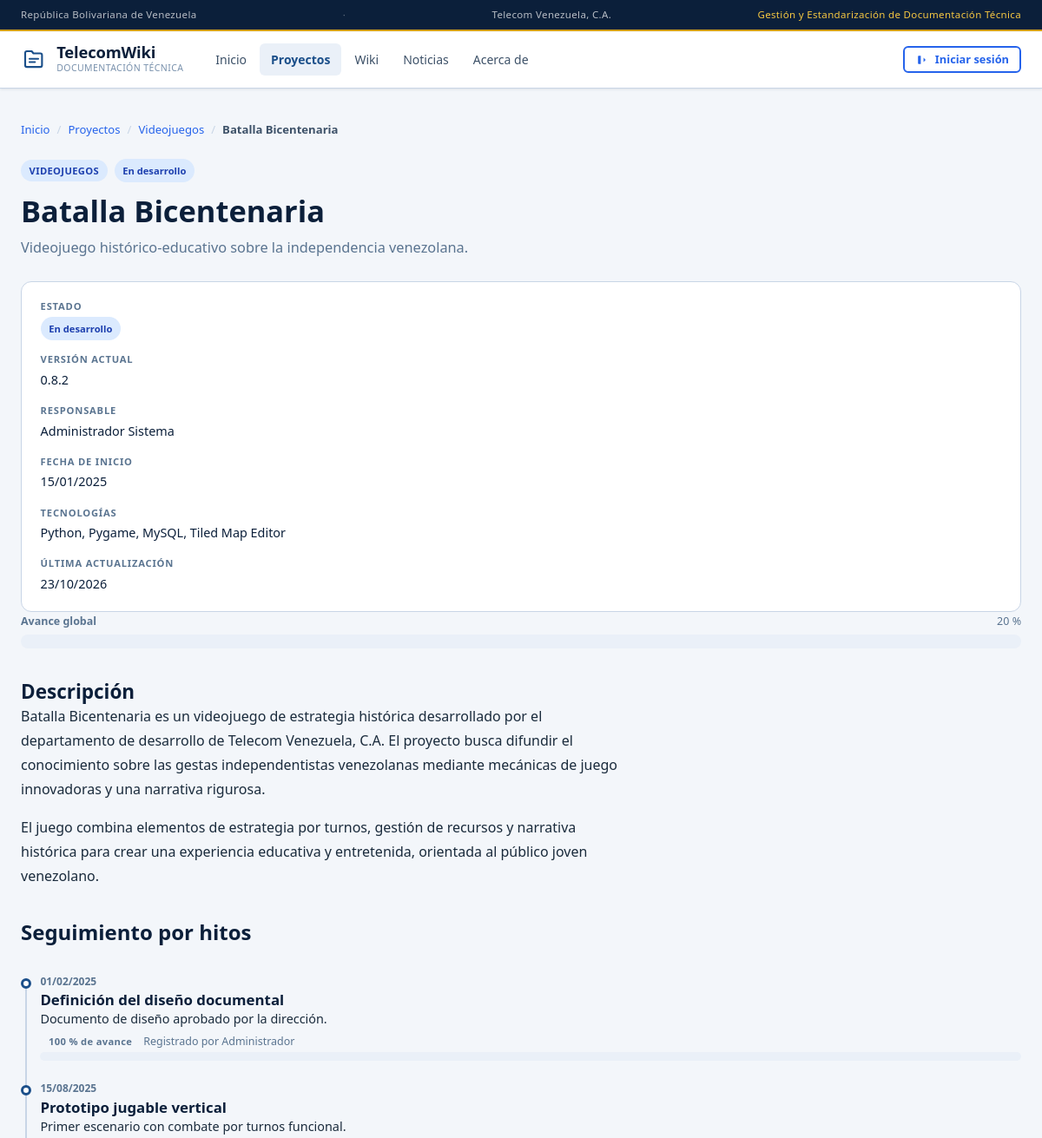
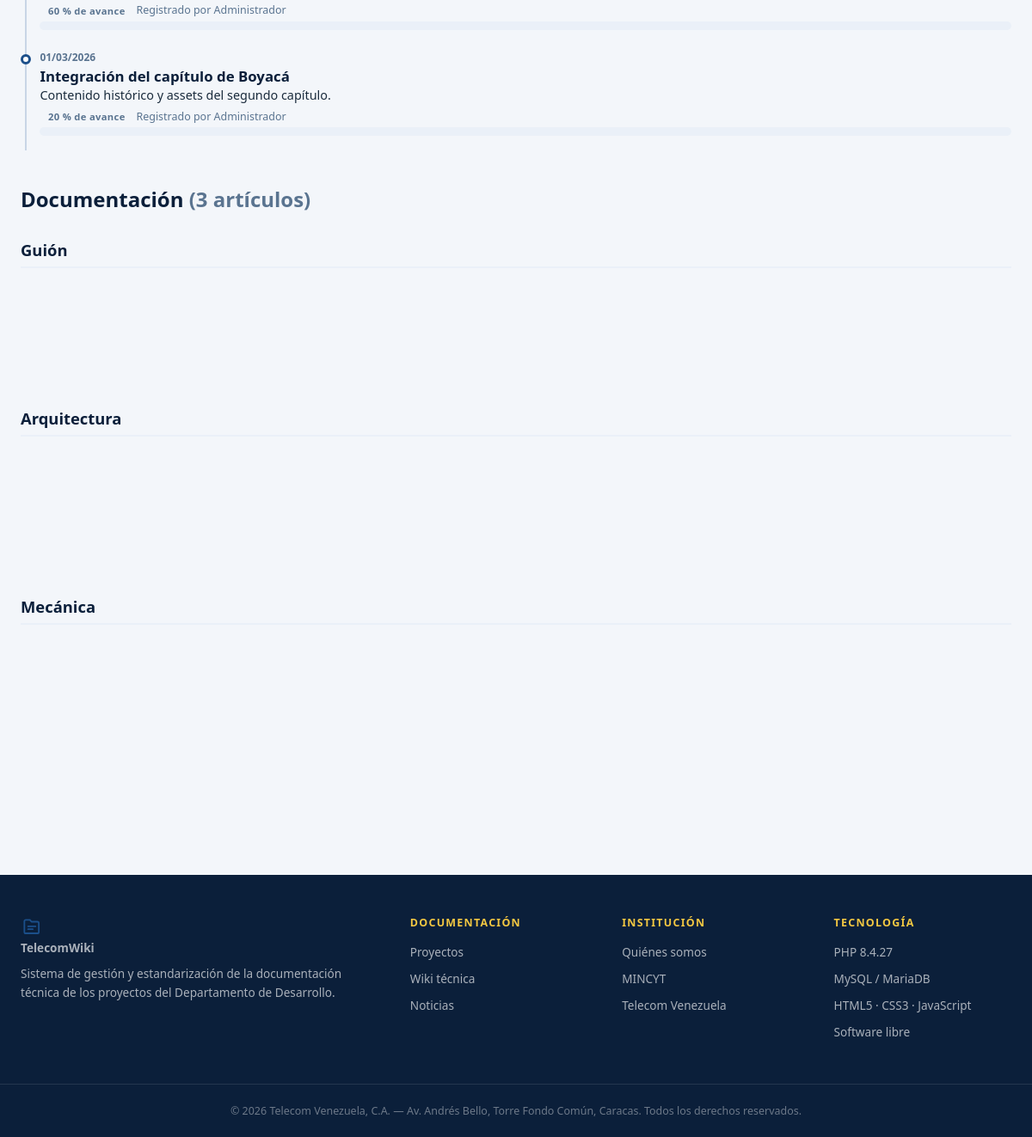
Page /frontend/proyecto.php?slug=batalla-bicentenaria on the committed database (2 pictures, top to bottom).
### tables this page shows
CREATE TABLE `proyectos` (
    `id`                  INT UNSIGNED NOT NULL AUTO_INCREMENT,
    `titulo`              VARCHAR(200)  NOT NULL,
    `slug`                VARCHAR(220)  NOT NULL,
    `categoria_id`        INT UNSIGNED  NOT NULL,
    `descripcion_corta`   VARCHAR(500)  NULL,
    `descripcion`         LONGTEXT      NULL,
    `tecnologias`         VARCHAR(300)  NULL,
    `version_actual`      VARCHAR(20)   NULL,
    `estado`              ENUM('activo','en_desarrollo','pausado','archivado') NOT NULL DEFAULT 'en_desarrollo',
    `responsable_id`      INT UNSIGNED  NULL,
    `fecha_inicio`        DATE          NULL,
    `fecha_actualizacion` DATETIME      NOT NULL DEFAULT CURRENT_TIMESTAMP ON UPDATE CURRENT_TIMESTAMP,
    `creado_en`           DATETIME      NOT NULL DEFAULT CURRENT_TIMESTAMP,
    PRIMARY KEY (`id`),
    UNIQUE KEY `uq_proyectos_slug` (`slug`),
    KEY `idx_proyectos_categoria` (`categoria_id`),
    KEY `idx_proyectos_estado` (`estado`,`creado_en`),
    KEY `idx_proyectos_responsable` (`responsable_id`),
    CONSTRAINT `fk_proyectos_categoria`   FOREIGN KEY (`categoria_id`)   REFERENCES `categorias`(`id`)     ON DELETE RESTRICT,
    CONSTRAINT `fk_proyectos_responsable` FOREIGN KEY (`responsable_id`) REFERENCES `usuarios`(`id`)      ON DELETE SET NULL
);

CREATE TABLE `categorias` (
    `id`          INT UNSIGNED NOT NULL AUTO_INCREMENT,
    `nombre`      VARCHAR(100) NOT NULL,
    `slug`        VARCHAR(120) NOT NULL,
    `descripcion` TEXT         NULL,
    `icono`       VARCHAR(50)  NOT NULL DEFAULT 'folder',
    `creado_en`   DATETIME     NOT NULL DEFAULT CURRENT_TIMESTAMP,
    PRIMARY KEY (`id`),
    UNIQUE KEY `uq_categorias_slug` (`slug`)
);

CREATE TABLE `usuarios` (
    `id`            INT UNSIGNED NOT NULL AUTO_INCREMENT,
    `nombre`        VARCHAR(100)  NOT NULL,
    `apellido`      VARCHAR(100)  NOT NULL,
    `usuario`       VARCHAR(50)   NOT NULL,
    `email`         VARCHAR(150)  NOT NULL,
    `password`      VARCHAR(255)  NOT NULL,
    `rol`           ENUM('lector','editor','supervisor','admin') NOT NULL DEFAULT 'lector',
    `activo`        TINYINT(1)    NOT NULL DEFAULT 1,
    `ultimo_acceso` DATETIME      NULL DEFAULT NULL,
    `creado_en`     DATETIME      NOT NULL DEFAULT CURRENT_TIMESTAMP,
    PRIMARY KEY (`id`),
    UNIQUE KEY `uq_usuarios_usuario` (`usuario`),
    UNIQUE KEY `uq_usuarios_email`   (`email`),
    KEY `idx_usuarios_rol_activo` (`rol`,`activo`)
);

CREATE TABLE `hitos` (
    `id`                INT UNSIGNED NOT NULL AUTO_INCREMENT,
    `proyecto_id`       INT UNSIGNED  NOT NULL,
    `titulo`            VARCHAR(200)  NOT NULL,
    `descripcion`       TEXT          NULL,
    `porcentaje_avance` TINYINT UNSIGNED NOT NULL DEFAULT 0,
    `fecha`             DATE          NOT NULL,
    `creado_por`        INT UNSIGNED  NULL,
    `creado_en`         DATETIME      NOT NULL DEFAULT CURRENT_TIMESTAMP,
    PRIMARY KEY (`id`),
    KEY `idx_hitos_proyecto_fecha` (`proyecto_id`,`fecha`),
    CONSTRAINT `fk_hitos_proyecto` FOREIGN KEY (`proyecto_id`) REFERENCES `proyectos`(`id`) ON DELETE CASCADE,
    CONSTRAINT `fk_hitos_autor`    FOREIGN KEY (`creado_por`)  REFERENCES `usuarios`(`id`)  ON DELETE SET NULL
);

### backend/lib/validate.php (called while the page is built, shortened)
<?php
require_once __DIR__ . '/helpers.php';
function entrada(array $origen, string $clave, int $maxLen = 300): string {
    $v = $origen[$clave] ?? '';
    $v = trim((string) $v);
    return mb_strlen($v) > $maxLen ? mb_substr($v, 0, $maxLen) : $v;
}
function saneaGET(string $clave, int $maxLen = 300): string {
    return entrada($_GET, $clave, $maxLen);
}

### backend/config/db.php (called while the page is built, shortened)
<?php
function getDB(): PDO {
    static $pdo = null;
    if ($pdo === null) {
        $dsn = 'mysql:host=' . DB_HOST . ';port=' . DB_PORT
             . ';dbname=' . DB_NAME . ';charset=utf8mb4';
        try {
            $pdo = new PDO($dsn, DB_USER, DB_PASS, [
                PDO::ATTR_ERRMODE            => PDO::ERRMODE_EXCEPTION,
                PDO::ATTR_DEFAULT_FETCH_MODE => PDO::FETCH_ASSOC,
                PDO::ATTR_EMULATE_PREPARES   => false,
            ]);
        } catch (PDOException $e) {
            error_log('[db.php] Error de conexión a MySQL: ' . $e->getMessage());
            http_response_code(503);
            die('<div>'
              . '<strong>El sitio no está disponible en este momento.</strong><br>'
              . '<small>Intenta nuevamente en unos minutos. Si el problema persiste, '
              . 'verificá que MySQL esté iniciado (XAMPP → pestaña MySQL) y que exista '
              . 'la base de datos <em>telecom_wiki</em>.</small></div>');
        }
    }
    return $pdo;
}
function dbUnica(string $sql, array $params = []) {
    $st = getDB()->prepare($sql);
    $st->execute($params);
    return $st->fetch();
}

### backend/lib/helpers.php (called while the page is built, shortened)
<?php
function e(?string $s): string {
    return htmlspecialchars($s ?? '', ENT_QUOTES | ENT_SUBSTITUTE, 'UTF-8');
}
function url(string $ruta = ''): string {
    return SITE_URL . '/' . ltrim($ruta, '/');
}
function fecha(?string $fecha, string $formato = 'd/m/Y'): string {
    $ts = strtotime($fecha);
    return $ts ? date($formato, $ts) : '—';
}
function etiquetaEstado(string $estado): string {
    $mapa = [
        'activo'      => 'Activo',
        'en_desarrollo' => 'En desarrollo',
        'pausado'     => 'Pausado',
        'archivado'   => 'Archivado',
        'borrador'    => 'Borrador',
        'pendiente'   => 'Pendiente',
        'publicada'   => 'Publicada',
        'rechazada'   => 'Rechazada',
    ];
    return $mapa[$estado] ?? ucfirst(str_replace('_', ' ', $estado));
}
function etiquetaTipoArticulo(string $tipo): string {
    $mapa = [
        'guion'        => 'Guión',
        'arquitectura' => 'Arquitectura',
        'mecanica'     => 'Mecánica',
        'personaje'    => 'Personaje',
        'nivel'        => 'Nivel',
        'tecnico'      => 'Técnico',
        'otro'         => 'Otro',
    ];
    return $mapa[$tipo] ?? ucfirst($tipo);
}

### backend/lib/sanitize.php (called while the page is built, shortened)
<?php
require_once __DIR__ . '/helpers.php';
function sanearHTML(?string $html): string {
    $html = trim($html);
    for ($i = 0; $i < 4; $i++) {
        $antes = $html;
        foreach (TAGS_ELIMINAR as $tag) {
            $html = preg_replace(
                '#<\s*' . $tag . '\b[^>]*>.*?<\s*/\s*' . $tag . '\s*>#is',
                '',
                $html
            );
            $html = preg_replace('#<\s*' . $tag . '\b[^>]*/?>#is', '', $html);
        }
        if ($html === $antes) {
            break;
        }
    }
    $permitidas = implode('|', TAGS_PERMITIDAS);
    $html = preg_replace_callback(
        '#<\s*/?\s*([a-zA-Z][a-zA-Z0-9]*)\b([^>]*)>#s',
        static function (array $m) use ($permitidas) {
            $tag = strtolower($m[1]);
            if (preg_match('#^(' . $permitidas . ')$#', $tag)) {
                return $m[0];
            }
            if (str_starts_with($m[0], '</')) {
                return $m[0];
            }
            if (preg_match('#\son[a-z]+\s*=#i', $m[2]) || stripos($m[2], 'style=') !== false) {
                return '';
            }
            return '';
        },
        $html
    );
    return filtrarDOM($html);
}
function filtrarDOM(string $html): string {
    $doc = new DOMDocument('1.0', 'UTF-8');
    $doc->loadHTML(
        '<?xml encoding="UTF-8"><div id="raiz-sanitizada">' . $html . '</div>',
        LIBXML_HTML_NOIMPLIED | LIBXML_HTML_NODEFDTD | LIBXML_NONET
    );
    $raiz = null;
    foreach ($doc->getElementsByTagName('div') as $el) {
        if ($el->getAttribute('id') === 'raiz-sanitizada') {
            $raiz = $el;
            break;
        }
    }
    $salida = '';
    if ($raiz->hasChildNodes()) {
        foreach (iterator_to_array($raiz->childNodes) as $hijo) {
            $salida .= $doc->saveHTML($hijo);
        }
    }
    return trim($salida);
}
function filtrarNodos(DOMNode $nodo, DOMDocument $doc): void {
    foreach (iterator_to_array($nodo->childNodes ?? []) as $hijo) {
        if ($hijo->nodeType === XML_ELEMENT_NODE) {
            $tag = strtolower($hijo->tagName);
            $guardar = [];
        } elseif ($hijo->nodeType === XML_COMMENT_NODE
               || $hijo->nodeType === XML_PI_NODE
               || $hijo->nodeType === XML_DOCUMENT_TYPE_NODE) {
            $nodo->removeChild($hijo);
        }
    }
}

### frontend/proyecto.php (the view, shortened to what this page needs)
<?php
$slug = saneaGET('slug', 240);
$proyecto = dbUnica(
    'SELECT p.*, c.nombre AS categoria, c.slug AS categoria_slug,
            u.nombre AS responsable_nombre, u.apellido AS responsable_apellido
       FROM proyectos p
       JOIN categorias c ON c.id = p.categoria_id
  LEFT JOIN usuarios  u ON u.id = p.responsable_id
      WHERE p.slug = ?
      LIMIT 1',
    [$slug]
);
$idProyecto = (int) $proyecto['id'];
$db = getDB();
$st = $db->prepare(
    'SELECT id, titulo, slug, resumen, contenido, tipo, actualizado
       FROM articulos WHERE proyecto_id = ? AND publicado = 1
   ORDER BY tipo, titulo'
);
$st->execute([$idProyecto]);
$articulos = $st->fetchAll();
$st = $db->prepare(
    'SELECT h.*, u.nombre AS autor_nombre
       FROM hitos h
  LEFT JOIN usuarios u ON u.id = h.creado_por
      WHERE h.proyecto_id = ?
   ORDER BY h.fecha ASC, h.id ASC'
);
$st->execute([$idProyecto]);
$hitos = $st->fetchAll();
$avance       = $hitos ? (int) end($hitos)['porcentaje_avance'] : null;
$porTipo = [];
foreach ($articulos as $a) {
    $porTipo[$a['tipo']][] = $a;
}
?>
<div class="container">
    <?= migaDePan([
        ['Inicio' => 'index.php'],
        ['Proyectos' => 'proyectos.php'],
        [($proyecto['categoria'] ?? 'Proyecto') => 'proyectos.php?cat=' . rawurlencode($proyecto['categoria_slug'] ?? '')],
        [$proyecto['titulo'] => null],
    ]) ?>
    <article class="detalle">
        <header class="detalle__cabecera">
            <div class="detalle__titulo-bloque">
                <div class="detalle__chips">
                    <span class="chip chip--cat"><?= e($proyecto['categoria']) ?></span>
                    <?= badgeEstado($proyecto['estado']) ?>
                </div>
                <h1><?= e($proyecto['titulo']) ?></h1>
                <?php if (!empty($proyecto['descripcion_corta'])): ?>
                    <p class="detalle__entradilla"><?= e($proyecto['descripcion_corta']) ?></p>
                <?php endif; ?>
            </div>
        </header>
        <dl class="ficha">
            <div><dt>Estado</dt><dd><?= badgeEstado($proyecto['estado']) ?></dd></div>
            <?php if (!empty($proyecto['version_actual'])): ?>
                <div><dt>Versión actual</dt><dd><?= e($proyecto['version_actual']) ?></dd></div>
            <?php endif; ?>
            <?php if (!empty($proyecto['responsable_nombre'])): ?>
                <div><dt>Responsable</dt>
                     <dd><?= e(trim($proyecto['responsable_nombre'] . ' ' . $proyecto['responsable_apellido'])) ?></dd></div>
            <?php endif; ?>
            <?php if (!empty($proyecto['fecha_inicio'])): ?>
                <div><dt>Fecha de inicio</dt><dd><?= e(fecha($proyecto['fecha_inicio'])) ?></dd></div>
            <?php endif; ?>
            <?php if (!empty($proyecto['tecnologias'])): ?>
                <div><dt>Tecnologías</dt><dd><?= e($proyecto['tecnologias']) ?></dd></div>
            <?php endif; ?>
            <div><dt>Última actualización</dt><dd><?= e(fecha($proyecto['fecha_actualizacion'])) ?></dd></div>
        </dl>
        <?php if ($avance !== null): ?>
            <div class="avance-bloque">
                <div class="avance-bloque__texto">
                    <strong>Avance global</strong>
                    <span><?= $avance ?> %</span>
                </div>
                <div class="progress progress--lg" role="progressbar" aria-valuenow="<?= $avance ?>"
                     aria-valuemin="0" aria-valuemax="100" aria-label="Avance global del proyecto">
                </div>
            </div>
        <?php endif; ?>
        <?php if (!empty($proyecto['descripcion'])): ?>
            <section class="detalle__seccion">
                <h2>Descripción</h2>
                <div class="article-body"><?= sanearHTML($proyecto['descripcion']) ?></div>
            </section>
        <?php endif; ?>
        <?php if ($hitos): ?>
        <section class="detalle__seccion">
            <div class="section-header section-header--flex">
                <h2>Seguimiento por hitos</h2>
            </div>
            <ol class="timeline">
                <?php foreach ($hitos as $h): ?>
                <li class="timeline__item">
                    <div class="timeline__fecha"><?= e(fecha($h['fecha'])) ?></div>
                    <div class="timeline__cuerpo">
                        <h3><?= e($h['titulo']) ?></h3>
                        <?php if (!empty($h['descripcion'])): ?>
                            <p><?= nl2br(e($h['descripcion'])) ?></p>
                        <?php endif; ?>
                        <div class="timeline__meta">
                            <span class="chip"><?= (int) $h['porcentaje_avance'] ?> % de avance</span>
                            <?php if (!empty($h['autor_nombre'])): ?>
                                <span class="muted">Registrado por <?= e($h['autor_nombre']) ?></span>
                            <?php endif; ?>
                        </div>
                        <div class="progress" role="progressbar"
                             aria-valuenow="<?= (int) $h['porcentaje_avance'] ?>"
                             aria-valuemin="0" aria-valuemax="100">
                        </div>
                    </div>
                </li>
                <?php endforeach; ?>
            </ol>
        </section>
        <?php endif; ?>
        <section class="detalle__seccion">
            <div class="section-header section-header--flex">
                <h2>Documentación <span class="muted">(<?= count($articulos) ?> artículos)</span></h2>
            </div>
            <?php if ($articulos): ?>
                <?php foreach ($porTipo as $tipo => $lista): ?>
                    <h3 class="detalle__subtitulo"><?= e(etiquetaTipoArticulo($tipo)) ?></h3>
                    <div class="grid grid--articulos">
                    </div>
                <?php endforeach; ?>
            <?php endif; ?>
        </section>
    </article>
</div>

### backend/lib/render.php (shortened to what this page needs)
<?php
require_once __DIR__ . '/sanitize.php';
function migaDePan(array $items): string {
    $html = '<nav class="breadcrumb" aria-label="Miga de pan"><ol>';
    $ultimo = count($items) - 1;
    foreach ($items as $i => $item) {
        $nombre = array_key_first($item);
        $ruta   = $item[$nombre];
        $sep    = $i > 0 ? '<span class="breadcrumb__sep" aria-hidden="true">/</span>' : '';
        if ($i === $ultimo || $ruta === null) {
            $html .= $sep . '<li class="breadcrumb__actual" aria-current="page">' . e($nombre) . '</li>';
        } else {
            $html .= $sep . '<li><a href="' . e(url($ruta)) . '">' . e($nombre) . '</a></li>';
        }
    }
    return $html . '</ol></nav>';
}
function badgeEstado(string $estado): string {
    return '<span class="status-badge status-' . e($estado) . '">'
         . e(etiquetaEstado($estado)) . '</span>';
}

### rows in the picture
proyectos: categoria.nombre "VIDEOJUEGOS", estado "En desarrollo En desarrollo", titulo "Batalla Bicentenaria", descripcion_corta "Videojuego histórico-educativo sobre la independencia venezolana.", version_actual "0.8.2", responsable.apellido "Administrador Sistema", fecha_inicio "15/01/2025", tecnologias "Python, Pygame, MySQL, Tiled Map Editor", fecha_actualizacion "23/10/2026", descripcion "Batalla Bicentenaria es un videojuego de estrategia histórica desarrollado por el departamento de desarrollo de Telecom Venezuela, C.A. El proyecto busca difundir el conocimiento sobre las gestas independentistas venezolanas mediante mecánicas de juego innovadoras y una narrativa rigurosa. El juego combina elementos de estrategia por turnos, gestión de recursos y narrativa histórica para crear una experiencia educativa y entretenida, orientada al público joven venezolano."
hitos: porcentaje_avance "20", fecha "01/03/2026", titulo "Integración del capítulo de Boyacá", descripcion "Contenido histórico y assets del segundo capítulo.", creado_por.nombre "Administrador"
hitos: fecha "01/02/2025", titulo "Definición del diseño documental", descripcion "Documento de diseño aprobado por la dirección.", porcentaje_avance "100", creado_por.nombre "Administrador"
hitos: fecha "15/08/2025", titulo "Prototipo jugable vertical", descripcion "Primer escenario con combate por turnos funcional.", porcentaje_avance "60", creado_por.nombre "Administrador"

### other values in the picture
SITE_TAGLINE "Gestión y Estandarización de Documentación Técnica"
SITE_NAME "TelecomWiki"
$texto "Inicio"
$texto "Proyectos"
$texto "Wiki"
$texto "Noticias"
$texto "Acerca de"
$nombre "Inicio"
$nombre "Proyectos"
$nombre "Videojuegos"
$nombre "Batalla Bicentenaria"
count($articulos) "3"
etiquetaTipoArticulo($tipo) "Guión"
etiquetaTipoArticulo($tipo) "Arquitectura"
etiquetaTipoArticulo($tipo) "Mecánica"
